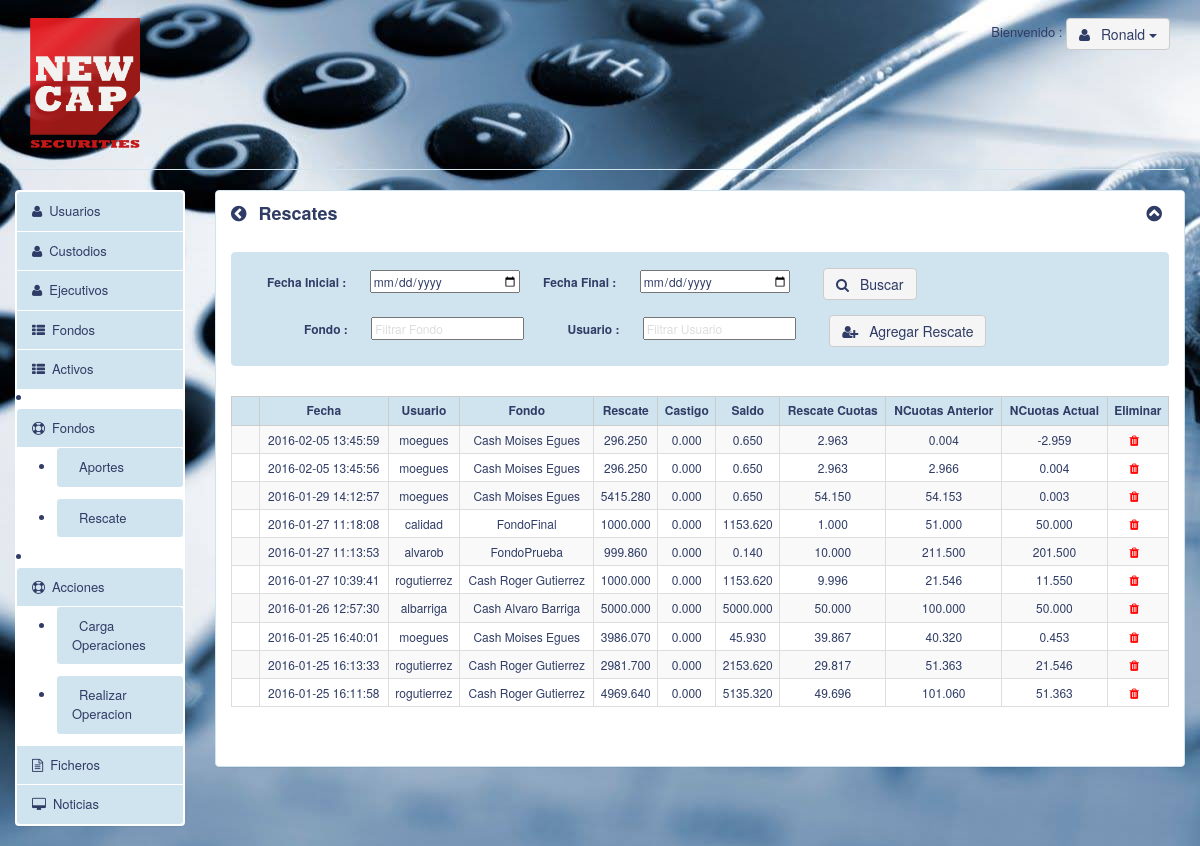
The page /Rescate.php (signed in) on the database its author committed.
### tables this page shows
CREATE TABLE IF NOT EXISTS `operaciones` (
  `idoperaciones` int(10) unsigned NOT NULL AUTO_INCREMENT,
  `tipo` varchar(45) DEFAULT NULL,
  `fecha` datetime DEFAULT NULL,
  `saldoanterior` decimal(10,3) DEFAULT NULL,
  `cantidad` decimal(10,3) DEFAULT NULL,
  `castigo` decimal(10,3) DEFAULT NULL,
  `saldoactual` decimal(10,3) DEFAULT NULL,
  `NcuotasAgregado` decimal(10,3) NOT NULL,
  `NcuotasAnterior` decimal(10,3) NOT NULL,
  `NcuotasActual` decimal(10,3) NOT NULL,
  `estado` int(11) DEFAULT NULL,
  `Fondos_idFondos` int(11) NOT NULL,
  `Usuarios_idUsuarios` int(11) NOT NULL,
  PRIMARY KEY (`idoperaciones`,`Fondos_idFondos`,`Usuarios_idUsuarios`)
);

CREATE TABLE IF NOT EXISTS `usuarios` (
  `idUsuarios` int(10) unsigned NOT NULL AUTO_INCREMENT,
  `nombres` varchar(45) DEFAULT NULL,
  `apellidos` varchar(45) DEFAULT NULL,
  `direccion` varchar(45) DEFAULT NULL,
  `dni` varchar(45) DEFAULT NULL,
  `telefono` varchar(45) DEFAULT NULL,
  `correo` varchar(45) DEFAULT NULL,
  `usuario` varchar(45) DEFAULT NULL,
  `password` varchar(45) DEFAULT NULL,
  `estado` int(11) DEFAULT NULL,
  `TipoUsuario` int(11) DEFAULT NULL,
  PRIMARY KEY (`idUsuarios`)
);

CREATE TABLE IF NOT EXISTS `fondos` (
  `idFondos` int(10) unsigned NOT NULL AUTO_INCREMENT,
  `nombre` varchar(120) DEFAULT NULL,
  `valorcuota` decimal(10,3) DEFAULT NULL,
  `ncuotas` decimal(10,3) DEFAULT NULL,
  `estado` int(11) DEFAULT NULL,
  PRIMARY KEY (`idFondos`)
);

### Modelo/Rescate.class.php (called while the page is built, shortened)
<?php
require_once 'conexion.class.php';
class Rescates{
	function __construct() {
		$this->con = new DBManager();
	}
	function ObtenerRescates($FechaIni,$FechaFin,$Fondo,$Usuario)
	{
        $query="SELECT O.fecha,
                           U.usuario,
                           F.nombre,
                           O.cantidad,
                           O.castigo,
                           O.saldoactual,
                           O.idoperaciones,
                           F.idfondos,
                           UF.ncuotas,
                           O.NcuotasAgregado,
                           O.NcuotasAnterior,
                           O.NcuotasActual,
                           U.idUsuarios
                    FROM operaciones O
                    JOIN fondos F ON O.Fondos_idFondos = F.idfondos
                    JOIN usuarios U ON O.Usuarios_idUsuarios = U.idUsuarios
                    JOIN usuarios_fondos UF ON UF.Usuarios_idUsuarios = O.Usuarios_idUsuarios
                    AND UF.Fondos_idFondos = O.Fondos_idFondos
                    WHERE O.tipo = 'RESCATE'
                    AND O.ESTADO = 1
                    AND F.ESTADO = 1
                    AND U.ESTADO = 1
                    AND UF.ESTADO = 1 ";
        $query.=" ORDER BY O.fecha DESC ";
		$arreglo = mysql_query($query);
    	return $arreglo;
	}
}

### Modelo/conexion.class.php (called while the page is built, shortened)
<?php
class DBManager {
    function DBManager() {
        $this->BaseDatos = "db_newcapital";
    }
    function conectar() {
        return true;
    }
}
?>

### Rescate.php (the view, shortened to what this page needs)
<?php
if ($_SESSION['usuario']) {
	include 'Modelo/Rescate.class.php';
	$Rescate = new Rescates();
	?>
	<!DOCTYPE html>
	<html lang="en" class="no-js">
	<head>
	<link href="static/styles/main.css" rel="stylesheet">
	</head>
	<body>
		<div class="container">
	<?php include('Cabecera.php'); ?>
	<div class="row">
	<?php include('Menu.php');?>
	<div class="col-md-10" id="contenedorprincipal">
					<div class="panel panel-default" id="importacion">
						<div class="panel-heading">
							<strong><span id="omenu" class="fa fa-chevron-circle-left"></span>
								Rescates</strong> <span class="pull-right"><span
								id="oprincipal" class="fa fa-chevron-circle-up"></span>
						</div>
						<div class="panel-body">
							<div class="nav">
								<nav id="bprincipal" class="navbar navbar-default navbar-inverse"
									role="navigation">
									<div class="navbar-collapse  navbar-filter">
										<label for="inputEmail1" style="margin-right:20px; margin-left:20px;">Fecha Inicial :</label>
										<input type="date" style="height:23px; width:150px" value="" id="txtFechaInicio" name="txtFechaInicio">
										<label for="inputEmail1" style="margin-right:20px; margin-left:20px;">Fecha Final :</label>
										<input type="date" style="height:23px; width:150px" value="" id="txtFechaFin" name="txtFechaFin" >
										<a class="btn btn-default" data-toggle="modal"
											href="#" onclick="FiltrarAportes();"> <span class="fa fa-search fa-2"></span>
											Buscar
										</a> &nbsp;&nbsp;
									</div>
									<div class="navbar-collapse  navbar-filter">
										<label for="inputEmail1" style="margin-right:20px; margin-left:57px;">Fondo :</label>
										<input type="text" value="" id="txtFondo" name="txtFondo"
										placeholder="Filtrar Fondo">
										<label for="inputEmail1" style="margin-right:20px; margin-left:40px;">Usuario :</label>
										<input type="text" value="" id="txtUsuario" name="txtUsuario"
										placeholder="Filtrar Usuario">
										<a class="btn btn-default"
											data-toggle="modal" href="#" onclick="AbrirPopupAgregarAporte()"> <span
											class="fa fa-user-plus"></span> Agregar Rescate
										</a> &nbsp;&nbsp;
									</div>
									<br>
								</nav>
							</div>
							<div class="table-responsive u-table-search">
								<table id="principal"
									class="table table-bordered table-striped table-hover table-responsive ">
									<thead>
										<tr>
											<th></th>
											<th>Fecha</th>
											<th>Usuario</th>
											<th>Fondo</th>
											<th>Rescate</th>
											<th>Castigo</th>
											<th>Saldo</th>
											<th>Rescate Cuotas</th>
											<th>NCuotas Anterior</th>
											<th>NCuotas Actual</th>
											<th>Eliminar</th>
										</tr>
									</thead>
									<tbody id="BandejaAportes">
									<?php
									$query = $Rescate->ObtenerRescates('','','','');
									while ( $var = mysql_fetch_array ( $query ) ) {
									?>
										<tr>
											<td width="28px"></td>
											<td><?php echo$var['fecha']; ?></td>
											<td><?php echo$var['usuario']; ?></td>
											<td><?php echo$var['nombre']; ?></td>
											<td><?php echo$var['cantidad']; ?></td>
											<td><?php echo$var['castigo']; ?></td>
											<td><?php echo$var['saldoactual']; ?></td>
											<td><?php echo$var['NcuotasAgregado']; ?></td>
											<td><?php echo$var['NcuotasAnterior']; ?></td>
											<td><?php echo$var['NcuotasActual']; ?></td>
											<td>
												<a href=# onclick="AbrirPopupEliminar(<?php echo$var['idoperaciones']; ?>)">
													<i class="fa fa-trash"> </i>
												</a>
											</td>
										</tr>
									<?php }?>
									</tbody>
								</table>
							</div>
							<div class="nav">
							</div>
						</div>
					</div>
				</div>
			</div>
		</div>
	</body>
	</html>
<?php }else {
    header("Location: index.php");
}
?>

### static/styles/main.css (style rules this page uses)
.table > thead > tr > th, .table > tbody > tr > th, .table > tfoot > tr > th, .table > thead > tr > td, .table > tbody > tr > td, .table > tfoot > tr > td { padding: 5px; text-align: center; vertical-align: middle; }
.fa { margin-right: 7px; }
label { font-weight: bold !important; }
.table > thead > tr > th { border-bottom: 2px solid #ddd; vertical-align: middle; }
.table-responsive { margin-bottom: 15px; overflow-x: auto; overflow-y: hidden; width: 100%; }
.container { width: 100%; background:url(../images/back.jpg); }
.panel-default > .panel-heading { color: #2f3c65; }
.panel-default { border:1px solid #d0e4ef; }
.btn-default { background-color: #F5F5F5; border-color: #ccc; color: #2f3c65; }
body { font-size: 13px; color:#2f3c65; }
.btn { padding: 5px 12px; }
a { color: red; }
.navbar-inverse { background-color: #D0E4EF; color:#2f3c65; border-color: #D0E4EF; }
.panel-heading { font-weight: bold;font-size: 18px;background-color: white !important;border: 0; }
.table { font-size: 12px;margin:10px 0;border:1px solid #ccc; }
.table-bordered>thead>tr>th, .table-bordered>thead>tr>td { background: #d0e4ef; color:#2f3c65;border:1px solid #ccc;text-align: center; }
.table tbody>tr>th, .table tbody>tr>td { border-top: 0px; }
.navbar-filter { font-size:12px;padding-top:15px; }
.navbar-filter label { font-weight: normal; }

### rows shown on the page
operaciones: fecha "2016-02-05 13:45:59", usuarios.usuario "moegues", fondos.nombre "Cash Moises Egues", cantidad "296.250", castigo "0.000", saldoactual "0.650", NcuotasAgregado "2.963", NcuotasAnterior "0.004", NcuotasActual "-2.959"
operaciones: fecha "2016-02-05 13:45:56", usuarios.usuario "moegues", fondos.nombre "Cash Moises Egues", cantidad "296.250", castigo "0.000", saldoactual "0.650", NcuotasAgregado "2.963", NcuotasAnterior "2.966", NcuotasActual "0.004"
operaciones: fecha "2016-01-29 14:12:57", usuarios.usuario "moegues", fondos.nombre "Cash Moises Egues", cantidad "5415.280", castigo "0.000", saldoactual "0.650", NcuotasAgregado "54.150", NcuotasAnterior "54.153", NcuotasActual "0.003"
operaciones: fecha "2016-01-27 11:18:08", usuarios.usuario "calidad", fondos.nombre "FondoFinal", cantidad "1000.000", castigo "0.000", saldoactual "1153.620", NcuotasAgregado "1.000", NcuotasAnterior "51.000", NcuotasActual "50.000"
operaciones: fecha "2016-01-27 11:13:53", usuarios.usuario "alvarob", fondos.nombre "FondoPrueba", cantidad "999.860", castigo "0.000", saldoactual "0.140", NcuotasAgregado "10.000", NcuotasAnterior "211.500", NcuotasActual "201.500"
operaciones: fecha "2016-01-27 10:39:41", usuarios.usuario "rogutierrez", fondos.nombre "Cash Roger Gutierrez", cantidad "1000.000", castigo "0.000", saldoactual "1153.620", NcuotasAgregado "9.996", NcuotasAnterior "21.546", NcuotasActual "11.550"
operaciones: fecha "2016-01-26 12:57:30", usuarios.usuario "albarriga", fondos.nombre "Cash Alvaro Barriga", cantidad "5000.000", castigo "0.000", saldoactual "5000.000", NcuotasAgregado "50.000", NcuotasAnterior "100.000", NcuotasActual "50.000"
operaciones: fecha "2016-01-25 16:40:01", usuarios.usuario "moegues", fondos.nombre "Cash Moises Egues", cantidad "3986.070", castigo "0.000", saldoactual "45.930", NcuotasAgregado "39.867", NcuotasAnterior "40.320", NcuotasActual "0.453"
operaciones: fecha "2016-01-25 16:13:33", usuarios.usuario "rogutierrez", fondos.nombre "Cash Roger Gutierrez", cantidad "2981.700", castigo "0.000", saldoactual "2153.620", NcuotasAgregado "29.817", NcuotasAnterior "51.363", NcuotasActual "21.546"
operaciones: fecha "2016-01-25 16:11:58", usuarios.usuario "rogutierrez", fondos.nombre "Cash Roger Gutierrez", cantidad "4969.640", castigo "0.000", saldoactual "5135.320", NcuotasAgregado "49.696", NcuotasAnterior "101.060", NcuotasActual "51.363"

### other values the page prints
$_SESSION['nombre'] "Ronald"
